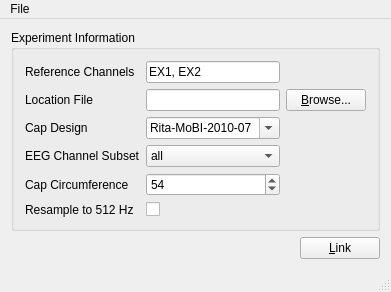
<?xml version="1.0" encoding="UTF-8"?>
<ui version="4.0">
 <class>MainWindow</class>
 <widget class="QMainWindow" name="MainWindow">
  <property name="geometry">
   <rect>
    <x>0</x>
    <y>0</y>
    <width>339</width>
    <height>292</height>
   </rect>
  </property>
  <property name="windowTitle">
   <string>BioSemi Device</string>
  </property>
  <widget class="QWidget" name="centralWidget">
   <layout class="QVBoxLayout" name="verticalLayout">
    <item>
     <widget class="QGroupBox" name="groupBox">
      <property name="title">
       <string>Experiment Information</string>
      </property>
      <layout class="QGridLayout" name="gridLayout">
       <item row="0" column="0">
        <widget class="QLabel" name="label">
         <property name="text">
          <string>Reference Channels</string>
         </property>
        </widget>
       </item>
       <item row="0" column="1">
        <widget class="QLineEdit" name="referenceChannels">
         <property name="toolTip">
          <string>It is very important to list the correct reference channels here, if any (since BioSemi has no dedicated reference).</string>
         </property>
         <property name="text">
          <string>EX1, EX2</string>
         </property>
        </widget>
       </item>
       <item row="1" column="0">
        <widget class="QLabel" name="label_2">
         <property name="text">
          <string>Location File</string>
         </property>
        </widget>
       </item>
       <item row="1" column="1">
        <widget class="QLineEdit" name="capLocation">
         <property name="toolTip">
          <string>If this is a name of an .sfp location file (e.g. from Zebris), the channel locations will be included in the recording. Make sure that the labels correspond the BioSemi channel names (A1-A32, B1-B32, ... ,EX1-EX8, AUX1-AUX16, AIB1-AIB32) and ideally some standard fiducials.</string>
         </property>
        </widget>
       </item>
       <item row="1" column="2">
        <widget class="QPushButton" name="browseLocation">
         <property name="text">
          <string>&amp;Browse...</string>
         </property>
        </widget>
       </item>
       <item row="2" column="0">
        <widget class="QLabel" name="label_3">
         <property name="text">
          <string>Cap Design</string>
         </property>
        </widget>
       </item>
       <item row="2" column="1">
        <widget class="QComboBox" name="capDesign">
         <property name="toolTip">
          <string>If you are working with multiple cap layouts, it is very important to use systematic names for them and take note of which was used.</string>
         </property>
         <property name="editable">
          <bool>true</bool>
         </property>
         <item>
          <property name="text">
           <string>Rita-MoBI-2010-07</string>
          </property>
         </item>
        </widget>
       </item>
       <item row="3" column="0">
        <widget class="QLabel" name="label_6">
         <property name="text">
          <string>EEG Channel Subset</string>
         </property>
        </widget>
       </item>
       <item row="3" column="1">
        <widget class="QComboBox" name="channelSubset">
         <property name="toolTip">
          <string>Record only a subset of EEG channels (note: this is per box in daisy-chained setups). EX channels will always be recorded.</string>
         </property>
         <item>
          <property name="text">
           <string>all</string>
          </property>
         </item>
          <item>
            <property name="text">
              <string>160</string>
            </property>
          </item>
          <item>
          <property name="text">
           <string>128</string>
          </property>
         </item>
         <item>
          <property name="text">
           <string>64</string>
          </property>
         </item>
         <item>
          <property name="text">
           <string>32</string>
          </property>
         </item>
         <item>
          <property name="text">
           <string>all, no AUX</string>
          </property>
         </item>
          <item>
            <property name="text">
              <string>160, no AUX</string>
            </property>
          </item>
          <item>
          <property name="text">
           <string>128, no AUX</string>
          </property>
         </item>
         <item>
          <property name="text">
           <string>64, no AUX</string>
          </property>
         </item>
         <item>
          <property name="text">
           <string>32, no AUX</string>
          </property>
         </item>
        </widget>
       </item>
       <item row="4" column="0">
        <widget class="QLabel" name="label_4">
         <property name="text">
          <string>Cap Circumference</string>
         </property>
        </widget>
       </item>
       <item row="4" column="1">
        <widget class="QSpinBox" name="capCircumference">
         <property name="toolTip">
          <string>The cap circumference in centimeters. 54 is average.</string>
         </property>
         <property name="minimum">
          <number>40</number>
         </property>
         <property name="maximum">
          <number>70</number>
         </property>
         <property name="value">
          <number>54</number>
         </property>
        </widget>
       </item>
       <item row="5" column="0">
        <widget class="QLabel" name="label_5">
         <property name="text">
          <string>Resample to 512 Hz</string>
         </property>
        </widget>
       </item>
       <item row="5" column="1">
        <widget class="QCheckBox" name="resamplingOn">
         <property name="toolTip">
          <string>Doing this saves space and bandwidth but will introduce 10ms of pre/post-rining artifacts in the EEG (and trigger) channel -- not optimal for studies of sharp timing effects.</string>
         </property>
         <property name="text">
          <string/>
         </property>
        </widget>
       </item>
      </layout>
     </widget>
    </item>
    <item>
     <spacer name="verticalSpacer">
      <property name="orientation">
       <enum>Qt::Vertical</enum>
      </property>
      <property name="sizeHint" stdset="0">
       <size>
        <width>20</width>
        <height>10</height>
       </size>
      </property>
     </spacer>
    </item>
    <item>
     <layout class="QHBoxLayout" name="horizontalLayout">
      <item>
       <spacer name="horizontalSpacer">
        <property name="orientation">
         <enum>Qt::Horizontal</enum>
        </property>
        <property name="sizeHint" stdset="0">
         <size>
          <width>40</width>
          <height>20</height>
         </size>
        </property>
       </spacer>
      </item>
      <item>
       <widget class="QPushButton" name="connectButton">
        <property name="text">
         <string>&amp;Link</string>
        </property>
       </widget>
      </item>
     </layout>
    </item>
   </layout>
   <zorder>verticalSpacer</zorder>
   <zorder>groupBox</zorder>
  </widget>
  <widget class="QMenuBar" name="menuBar">
   <property name="geometry">
    <rect>
     <x>0</x>
     <y>0</y>
     <width>339</width>
     <height>21</height>
    </rect>
   </property>
   <widget class="QMenu" name="menuFilw">
    <property name="title">
     <string>File</string>
    </property>
    <addaction name="actionLoad_Configuration"/>
    <addaction name="action_Save_Configuration"/>
    <addaction name="separator"/>
    <addaction name="actionQuit"/>
   </widget>
   <addaction name="menuFilw"/>
  </widget>
  <widget class="QStatusBar" name="statusBar"/>
  <action name="actionLoad_Configuration">
   <property name="text">
    <string>&amp;Load Configuration...</string>
   </property>
  </action>
  <action name="action_Save_Configuration">
   <property name="text">
    <string>&amp;Save Configuration...</string>
   </property>
  </action>
  <action name="actionQuit">
   <property name="text">
    <string>Quit</string>
   </property>
  </action>
 </widget>
 <layoutdefault spacing="6" margin="11"/>
 <resources/>
 <connections/>
</ui>
